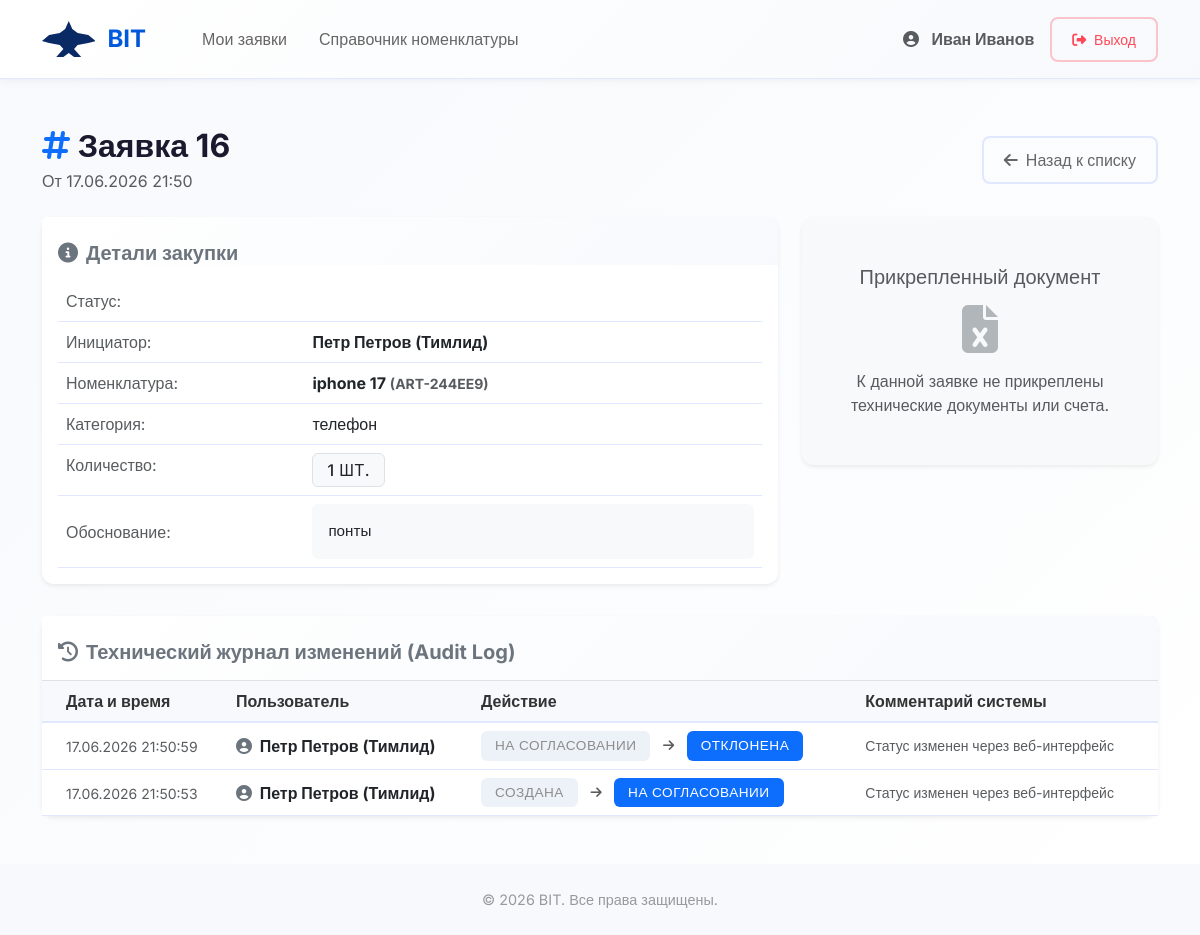
/request/16/ (signed in), run on the app's committed database.
### purchases/models.py (models this page shows, shortened)
class CustomUser(AbstractUser):
    ROLE_CHOICES = (
        ('initiator', 'Инициатор'),
        ('manager', 'Руководитель'),
        ('purchaser', 'Снабженец'),
    )
    role = models.CharField(
        max_length=20,
        choices=ROLE_CHOICES,
        default='initiator',
        verbose_name='Роль пользователя'
    )
    class Meta:
        verbose_name = 'Пользователь'
        verbose_name_plural = 'Пользователи'

class PurchaseRequest(models.Model):
    STATE_CREATED = 'created'
    STATE_PENDING = 'pending_approval'
    STATE_IN_PROGRESS = 'in_progress'
    STATE_AWAITING_DELIVERY = 'awaiting_delivery'
    STATE_COMPLETED = 'completed'
    STATE_REJECTED = 'rejected'
    STATE_CHOICES = (
        (STATE_CREATED, 'Создана'),
        (STATE_PENDING, 'На согласовании'),
        (STATE_IN_PROGRESS, 'В работе'),
        (STATE_AWAITING_DELIVERY, 'Ожидает доставки'),
        (STATE_COMPLETED, 'Выполнена'),
        (STATE_REJECTED, 'Отклонена'),
    )
    initiator = models.ForeignKey(
        settings.AUTH_USER_MODEL,
        on_delete=models.CASCADE,
        related_name='requests',
        verbose_name='Инициатор'
    )
    item = models.ForeignKey(
        Item,
        on_delete=models.PROTECT,
        verbose_name='Номенклатура'
    )
    quantity = models.PositiveIntegerField(default=1, verbose_name='Количество')
    justification = models.TextField(verbose_name='Обоснование необходимости')
    attached_file = models.FileField(
        upload_to='requests_files/',
        blank=True,
        null=True,
        verbose_name="Прикрепленный документ (счет, ТЗ)"
    )
    created_at = models.DateTimeField(auto_now_add=True, verbose_name='Дата создания')
    updated_at = models.DateTimeField(auto_now=True, verbose_name='Дата обновления')
    status = FSMField(
        default=STATE_CREATED,
        choices=STATE_CHOICES,
        verbose_name='Текущий статус'
    )
    class Meta:
        verbose_name = 'Заявка на закупку'
        verbose_name_plural = 'Заявки на закупку'

class Item(models.Model):
    name = models.CharField(max_length=255, verbose_name='Наименование')
    sku = models.CharField(max_length=50, unique=True, verbose_name='Артикул', blank=True)
    category = models.CharField(max_length=100, verbose_name='Категория')
    estimated_price = models.DecimalField(
        max_digits=10,
        decimal_places=2,
        verbose_name='Ориентировочная цена',
        null=True,
        blank=True
    )
    class Meta:
        verbose_name = 'Номенклатура'
        verbose_name_plural = 'Справочник номенклатуры'

class RequestHistory(models.Model):
    purchase_request = models.ForeignKey(
        PurchaseRequest,
        on_delete=models.CASCADE,
        related_name='history',
        verbose_name='Заявка'
    )
    changed_by = models.ForeignKey(
        settings.AUTH_USER_MODEL,
        on_delete=models.SET_NULL,
        null=True,
        verbose_name='Кто изменил'
    )
    old_status = models.CharField(max_length=50, verbose_name='Старый статус')
    new_status = models.CharField(max_length=50, verbose_name='Новый статус')
    comment = models.TextField(blank=True, verbose_name='Комментарий к изменению')
    timestamp = models.DateTimeField(auto_now_add=True, verbose_name='Время изменения')
    class Meta:
        ordering = ['-timestamp']
        verbose_name = 'Запись истории'
        verbose_name_plural = 'История изменений'

### purchases/views.py (the view)
# urls.py: path('request/<int:pk>/', views.RequestDetailView.as_view(), name='request_detail'),
class RequestDetailView(LoginRequiredMixin, DetailView):
    model = PurchaseRequest
    template_name = 'purchases/request_detail.html'
    context_object_name = 'req'
    def get_context_data(self, **kwargs):
        context = super().get_context_data(**kwargs)
        context['history'] = self.object.history.all().select_related('changed_by')
        return context

### purchases/templates/purchases/request_detail.html (shortened to what this page needs)
{% extends "base.html" %}
{% block content %}
<div class="d-flex justify-content-between align-items-center mb-4">
    <div>
        <h2 class="mb-0 fw-bold">
            <i class="fas fa-hashtag text-primary me-2"></i>Заявка {{ req.id }}
        </h2>
        <p class="text-muted mt-1 mb-0">От {{ req.created_at|date:"d.m.Y H:i" }}</p>
    </div>
    <a href="{% url 'request_list' %}" class="btn btn-outline-secondary">
        <i class="fas fa-arrow-left me-2"></i>Назад к списку
    </a>
</div>
<div class="row">
    <div class="col-lg-8 mb-4">
        <div class="card shadow-sm border-0 h-100">
            <div class="card-header bg-white border-bottom-0 pt-4 pb-0">
                <h5 class="fw-bold text-secondary mb-0"><i class="fas fa-info-circle me-2"></i>Детали закупки</h5>
            </div>
            <div class="card-body">
                <table class="table table-borderless mb-0">
                    <tbody>
                        <tr>
                            <td class="text-muted" style="width: 35%;">Статус:</td>
                            <td></td>
                        </tr>
                        <tr>
                            <td class="text-muted">Инициатор:</td>
                            <td class="fw-bold">{{ req.initiator.get_full_name|default:req.initiator.username }}</td>
                        </tr>
                        <tr>
                            <td class="text-muted">Номенклатура:</td>
                            <td class="fw-bold text-dark">{{ req.item.name }} <span class="text-muted small">({{ req.item.sku }})</span></td>
                        </tr>
                        <tr>
                            <td class="text-muted">Категория:</td>
                            <td>{{ req.item.category }}</td>
                        </tr>
                        <tr>
                            <td class="text-muted">Количество:</td>
                            <td><span class="badge bg-light text-dark border fs-6">{{ req.quantity }} шт.</span></td>
                        </tr>
                        <tr>
                            <td class="text-muted align-middle">Обоснование:</td>
                            <td>
                                <div class="p-3 bg-light rounded text-dark" style="font-size: 0.95rem;">
                                    {{ req.justification|linebreaksbr }}
                                </div>
                            </td>
                        </tr>
                    </tbody>
                </table>
            </div>
        </div>
    </div>
    <div class="col-lg-4 mb-4">
        <div class="card shadow-sm border-0 mb-4" style="background-color: #f8f9fa;">
            <div class="card-body text-center py-5">
                <h5 class="text-muted mb-3">Прикрепленный документ</h5>
                {% if req.attached_file %}
                    <i class="fas fa-file-pdf text-danger mb-3" style="font-size: 3rem;"></i>
                    <h6 class="text-truncate mb-4 px-2" title="{{ req.attached_file.name }}">{{ req.attached_file.name }}</h6>
                    <a href="{{ req.attached_file.url }}" target="_blank" class="btn btn-success w-100">
                        <i class="fas fa-download me-2"></i>Скачать документ
                    </a>
                {% else %}
                    <i class="fas fa-file-excel text-secondary mb-3 opacity-50" style="font-size: 3rem;"></i>
                    <p class="text-muted mb-0">К данной заявке не прикреплены технические документы или счета.</p>
                {% endif %}
            </div>
        </div>
    </div>
</div>
<div class="card shadow-sm border-0 mt-2">
    <div class="card-header bg-white pt-4 pb-3 border-bottom">
        <h5 class="fw-bold text-secondary mb-0"><i class="fas fa-history me-2"></i>Технический журнал изменений (Audit Log)</h5>
    </div>
    <div class="card-body p-0">
        <div class="table-responsive">
            <table class="table table-hover align-middle mb-0">
                <thead class="table-light">
                    <tr>
                        <th class="ps-4">Дата и время</th>
                        <th>Пользователь</th>
                        <th>Действие</th>
                        <th>Комментарий системы</th>
                    </tr>
                </thead>
                <tbody>
                    {% for record in history %}
                    <tr>
                        <td class="ps-4 text-muted"><small>{{ record.timestamp|date:"d.m.Y H:i:s" }}</small></td>
                        <td class="fw-bold">
                            <i class="fas fa-user-circle text-secondary me-1"></i>
                            {{ record.changed_by.get_full_name|default:record.changed_by.username }}
                        </td>
                        <td>
                            <span class="badge bg-secondary opacity-75">{{ record.old_status }}</span>
                            <i class="fas fa-arrow-right mx-2 text-muted" style="font-size: 0.8rem;"></i>
                            <span class="badge bg-primary">{{ record.new_status }}</span>
                        </td>
                        <td class="text-muted small">{{ record.comment }}</td>
                    </tr>
                    {% empty %}
                    <tr>
                        <td colspan="4" class="text-center py-4 text-muted">
                            <i class="fas fa-info-circle me-2"></i>История изменений пуста (заявка только создана)
                        </td>
                    </tr>
                    {% endfor %}
                </tbody>
            </table>
        </div>
    </div>
</div>
{% endblock %}

### purchases/templates/base.html (shortened to what this page needs)
{% load static %}
<!DOCTYPE html>
<html lang="ru">
<head>
    <link href="https://cdn.jsdelivr.net/npm/bootstrap@5.3.0/dist/css/bootstrap.min.css" rel="stylesheet">
    <link rel="stylesheet" href="https://cdnjs.cloudflare.com/ajax/libs/font-awesome/6.4.0/css/all.min.css">
    <link rel="stylesheet" href="{% static 'css/style.css' %}">
</head>
<body>
    <nav class="navbar navbar-expand-lg navbar-light">
        <div class="container-lg">
            <a class="navbar-brand d-flex align-items-center" href="{% url 'request_list' %}">
                BIT
            </a>
            <div class="collapse navbar-collapse" id="navbarNav">
                <ul class="navbar-nav me-auto mb-2 mb-lg-0 ms-4">
                    <li class="nav-item">
                        <a class="nav-link" href="{% url 'request_list' %}">Мои заявки</a>
                    </li>
                    <li class="nav-item">
                        <a class="nav-link" href="{% url 'catalog' %}">Справочник номенклатуры</a>
                    </li>
                </ul>
                <div class="ms-auto d-flex align-items-center gap-3">
                    {% if user.is_authenticated %}
                        <div class="d-flex align-items-center gap-3">
                            <span class="text-muted">
                                <i class="fas fa-user-circle me-2"></i>
                                <strong>{{ user.get_full_name }}</strong>
                            </span>
                            <form action="{% url 'logout' %}" method="post" class="m-0">
                                <button type="submit" class="btn btn-sm btn-outline-danger" title="Выйти">
                                    <i class="fas fa-sign-out-alt me-1"></i>
                                    Выход
                                </button>
                            </form>
                        </div>
                    {% endif %}
                </div>
            </div>
        </div>
    </nav>
    <div class="container-lg my-5">
        {% block content %}{% endblock %}
    </div>
    <footer class="mt-5 py-4 border-top border-light" style="background: var(--bg-light); color: #999; font-size: 0.9rem;">
        <div class="container-lg text-center">
            <p class="mb-0">&copy; 2026 BIT. Все права защищены.</p>
        </div>
    </footer>
</body>
</html>

### purchases/static/css/style.css (style rules this page uses)
.btn { position: relative; overflow: hidden; }
.btn::after { content: ''; position: absolute; top: 50%; left: 50%; width: 0; height: 0; border-radius: 50%; background: rgba(255, 255, 255, 0.5); transform: translate(-50%, -50%); transition: width 0.6s, height 0.6s; }
.table tbody tr { animation: fadeIn 0.3s ease-in; }
.table thead { position: sticky; top: 0; }
.badge { text-transform: uppercase; letter-spacing: 0.5px; font-size: 0.75rem; }
.card { animation: fadeIn 0.5s ease-in; }
.navbar { animation: slideInLeft 0.3s ease-out; }

### purchases/templates/base.html (style rules this page uses)
* { font-family: 'Inter', sans-serif; }
:root { --primary: #0066ff; --primary-light: #e6f0ff; --success: #00b896; --danger: #ff4757; --warning: #ffa502; --bg-light: #f7f9fc; --border-color: #e0e7ff; }
body { background: linear-gradient(135deg, var(--bg-light) 0%, #ffffff 100%); color: #1a1a2e; min-height: 100vh; }
.navbar { background: linear-gradient(135deg, #ffffff 0%, #f7f9fc 100%); border-bottom: 1px solid var(--border-color); box-shadow: 0 2px 8px rgba(0, 0, 0, 0.05); padding: 1rem 0; }
.navbar-brand { font-weight: 700; font-size: 1.5rem; background: linear-gradient(135deg, var(--primary) 0%, #0052cc 100%); -webkit-background-clip: text; -webkit-text-fill-color: transparent; background-clip: text; }
.nav-link { font-weight: 500; color: #666 !important; transition: all 0.3s ease; margin: 0 0.5rem; }
.card { border: 1px solid var(--border-color); border-radius: 12px; box-shadow: 0 2px 12px rgba(0, 0, 0, 0.08); transition: all 0.3s ease; }
.card-header { border-bottom: 1px solid var(--border-color); background: linear-gradient(135deg, #ffffff 0%, var(--bg-light) 100%); font-weight: 600; font-size: 1.1rem; }
.btn { border-radius: 8px; font-weight: 500; padding: 0.625rem 1.25rem; transition: all 0.3s ease; border: none; }
.btn-outline-secondary { color: #666; border: 2px solid var(--border-color); }
.btn-outline-danger { color: #ff4757; border: 2px solid rgba(255, 71, 87, 0.3); }
.badge { padding: 0.5rem 0.875rem; border-radius: 6px; font-weight: 500; font-size: 0.85rem; }
.bg-secondary { background-color: #e8eef7 !important; color: #666 !important; }
.table { margin-bottom: 0; }
.table thead th { border-bottom: 2px solid var(--border-color); font-weight: 600; color: #333; background: var(--bg-light); }
.table tbody tr { border-bottom: 1px solid var(--border-color); transition: all 0.2s ease; }

### data on the page
CustomUser: get_full_name "Иван Иванов"
PurchaseRequest: id "16", created_at "17.06.2026 21:50", initiator.get_full_name "Петр Петров (Тимлид)", item.name "iphone 17", item.sku "ART-244EE9", item.category "телефон", quantity "1", justification "понты"
RequestHistory: timestamp "17.06.2026 21:50:59", changed_by.get_full_name "Петр Петров (Тимлид)", old_status "НА СОГЛАСОВАНИИ", new_status "ОТКЛОНЕНА", comment "Статус изменен через веб-интерфейс"
RequestHistory: timestamp "17.06.2026 21:50:53", changed_by.get_full_name "Петр Петров (Тимлид)", old_status "СОЗДАНА", new_status "НА СОГЛАСОВАНИИ", comment "Статус изменен через веб-интерфейс"
